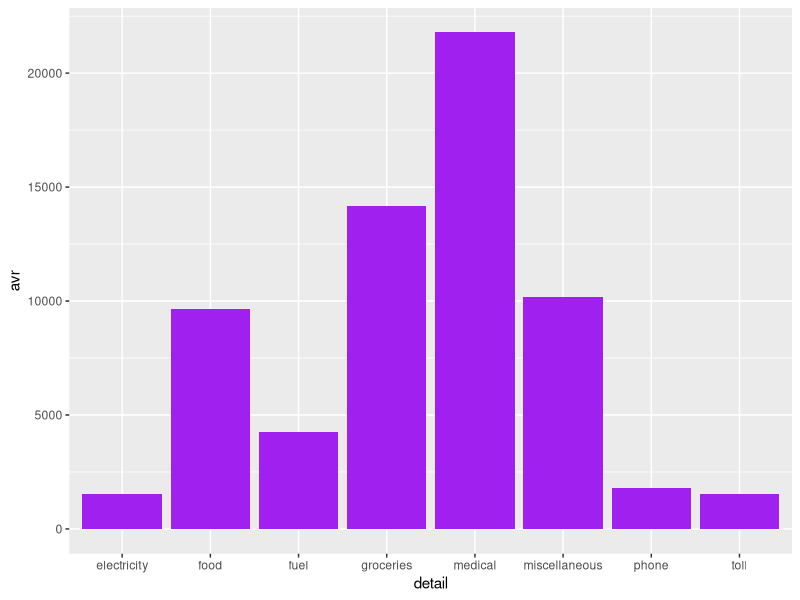
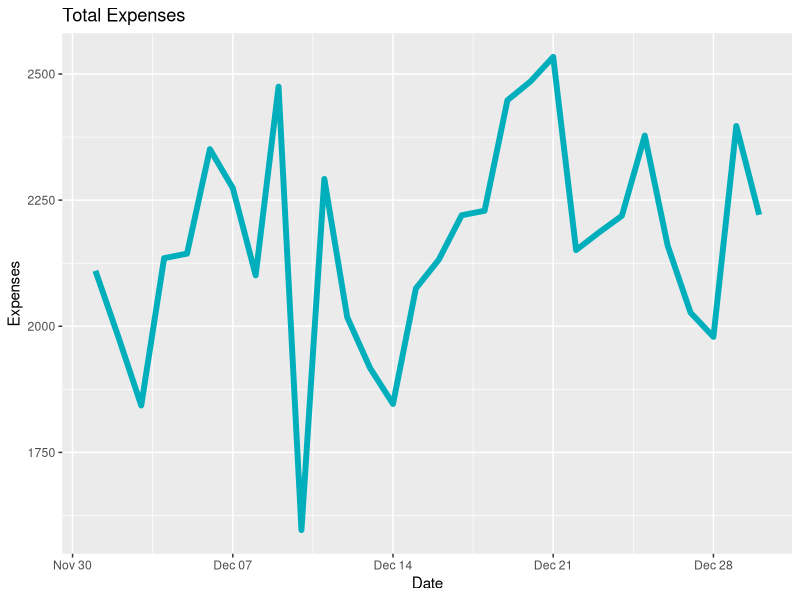
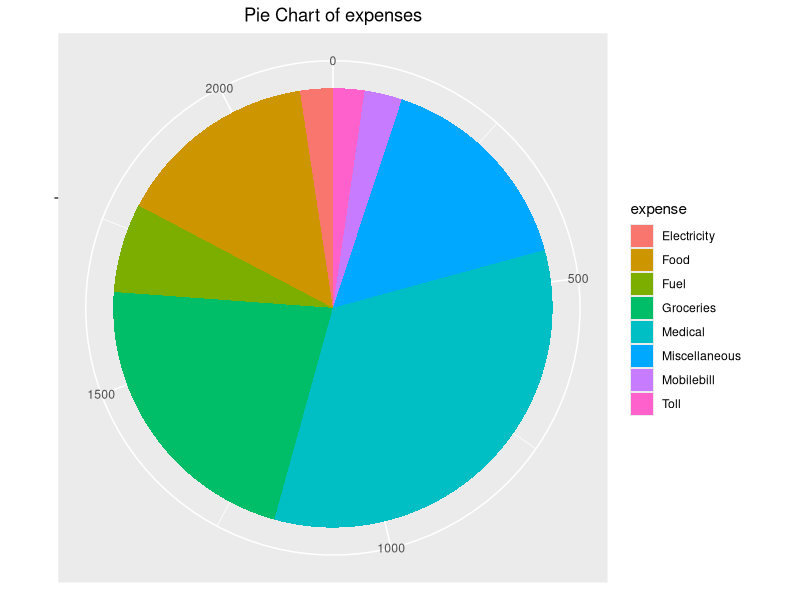
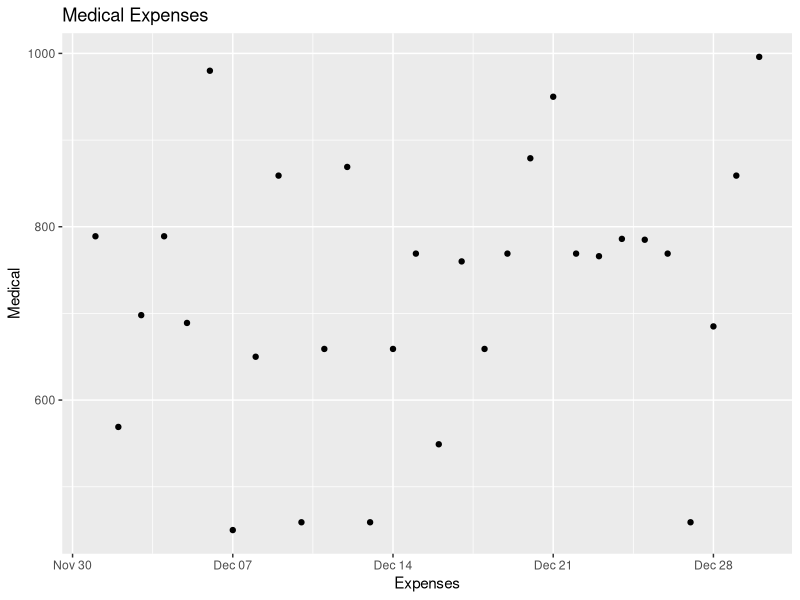

Here is the R script that generated these plots, in order:
library(ggplot2)
library(dplyr)
expenses <- read.csv("dailyexpenses.csv")
View(expenses)
str(expenses)
expenses$Date <- as.Date(expenses$Date,"%d/%m/%y")
str(expenses)

total <- expenses[,2:9]
compare <- rowSums(total)
View(compare)
compare1 <- colSums(total)
View(compare1)

#Compare expenses

fd <- expenses[,2]
a1 <- sum(fd)

med <-expenses[,3]
a2 <- sum(med)

groc <-expenses[,4]
a3 <- sum(groc)

fl <-expenses[,5]
a4 <- sum(fl)

tl <-expenses[,6]
a5 <- sum(tl)

ph <-expenses[,7]
a6 <- sum(ph)

electric <- expenses[,8]
a7 <- sum(electric)

misc <- expenses[,9]
a8 <- sum(misc)

detail <- c("food", "medical", "groceries", "fuel", "toll", "phone", "electricity", "miscellaneous")
avr <- c(a1, a3, a2, a4, a5, a6, a7, a8)

df <- data.frame(detail,avr)

View(df)

ggplot(data = df, aes(x=detail, y=avr))+ geom_bar(stat = "identity", fill = "purple")
      labs(x = "Items", y = "Expenses", title = "Comparing Expenses")
      
      

      
#Line Chart
      
cm <- expenses[,2:9]
dt <- expenses[,1]

rs <- rowSums(cm)

dg <- data.frame(dt,rs)
View(dg)

ggplot(data = dg, aes(x=dt, y=rs)) + geom_line(color = "#00AFBB", size=2) + labs(x = "Date", y = "Expenses", title = "Total Expenses")


#Pie Chart

pc <- read.csv("piechart.csv")
View(pc)

pie <- ggplot(pc, aes(x = "", y = amount, fill = factor(expense)))+
  geom_bar(width = 1, stat = "identity") +
  theme(axis.line = element_blank(),
        plot.title = element_text(hjust=0.5)) +
  labs(fill="expense",
       x=NULL, y=NULL, title="Pie Chart of expenses")
pie + coord_polar(theta = "y", start=0)


#Scatter Plot

md <- expenses[,4]
de <- expenses[,1]
dm <- data.frame(md,de)

ggplot(data = dm, aes(x = de, y = md)) +
  geom_point() +
  labs(x = "Expenses",
       y = "Medical",
       title = "Medical Expenses")
